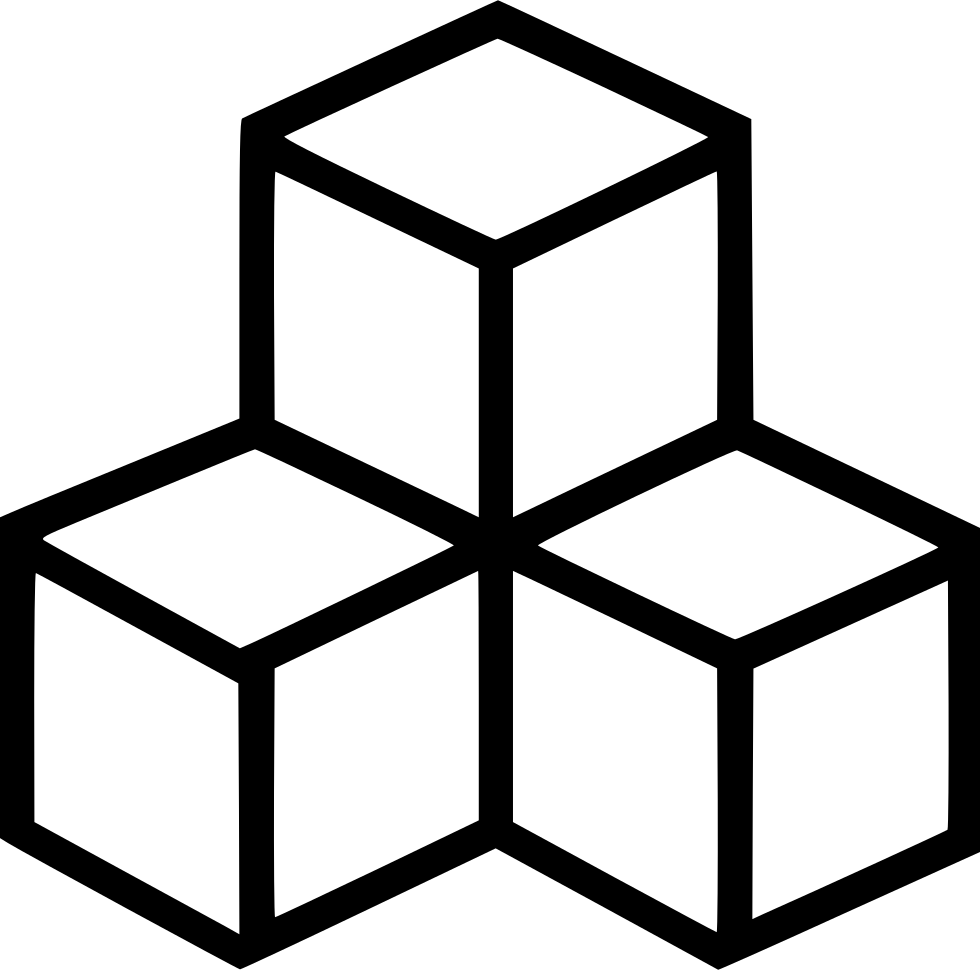
#> input picture learning 1/input.png, 980 x 970 px
$ python shape_counter.py --input input.png --output out.png
#> lines starting #> are read from the running program, lines starting #| are printed output that depends on the picture; after the words box and inside, x2 and y2 are one past the last pixel; in counts of white or black regions, pixels touching at a corner belong together
#Codeblock #1: Lines 1-20# import the necessary packages
import argparse
import imutils
import cv2

# construct the argument parser and parse the arguments
ap = argparse.ArgumentParser()
ap.add_argument("-i", "--input", required=True,
	help="path to input image")
ap.add_argument("-o", "--output", required=True,
	help="path to output image")
args = vars(ap.parse_args())

# load the input image from disk
image = cv2.imread(args["input"])
#> image is the input picture: shape (970, 980, 3); min 0, max 255, mean 198.6

# convert the image to grayscale, blur it, and threshold it
gray = cv2.cvtColor(image, cv2.COLOR_BGR2GRAY)
blurred = cv2.GaussianBlur(gray, (5,5), 0)
thresh = cv2.threshold(blurred, 60, 255, cv2.THRESH_BINARY)[1]
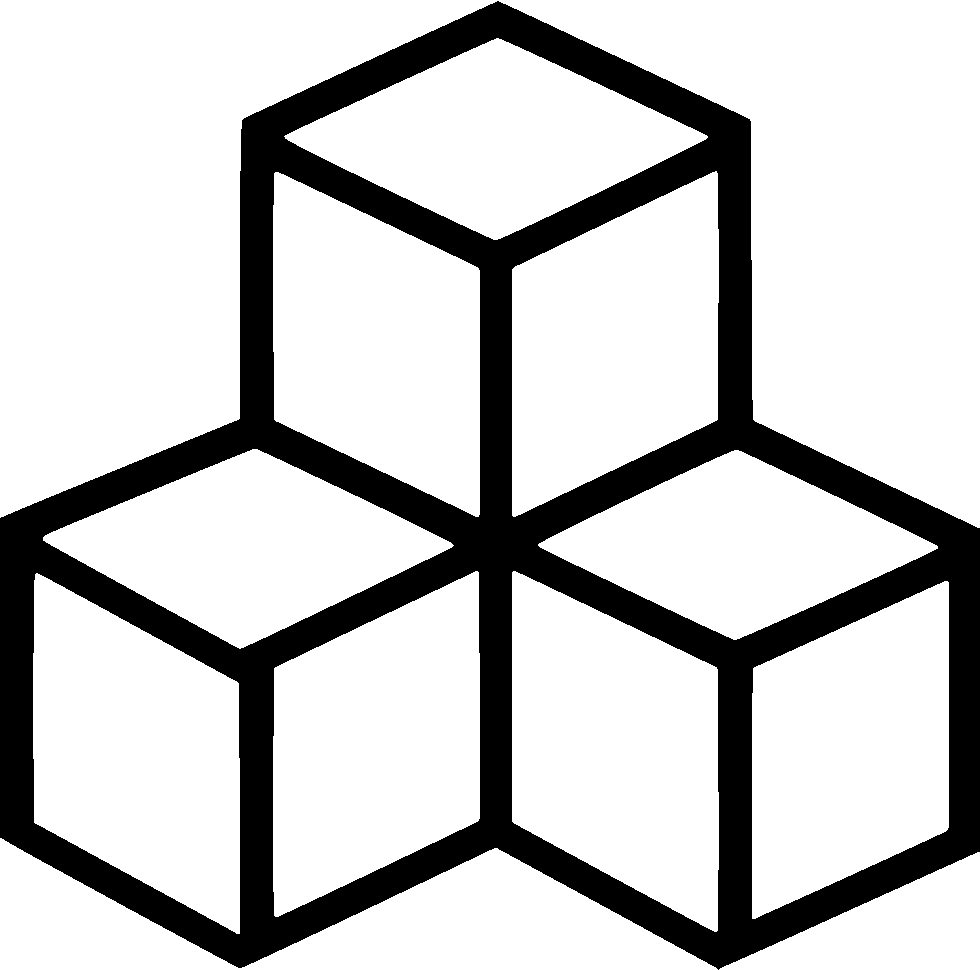
#> thresh: shape (970, 980); 78.8% white; 1 black region

# extract contours from the image
cnts = cv2.findContours(thresh.copy(), cv2.RETR_EXTERNAL,
	cv2.CHAIN_APPROX_SIMPLE)
#> cnts = 12 contours; largest, box (x1, y1, x2, y2) and area: (0, 0, 980, 528) 249884, (512, 571, 719, 932) 53110, (33, 573, 240, 934) 51455, (273, 571, 480, 917) 51420, (273, 172, 480, 517) 51272
cnts = imutils.grab_contours(cnts)

# loop over the contours and draw them on the input image
for c in cnts:
	cv2.drawContours(image, [c], -1, (0, 0, 255), 2)
#> this loop made 12 passes
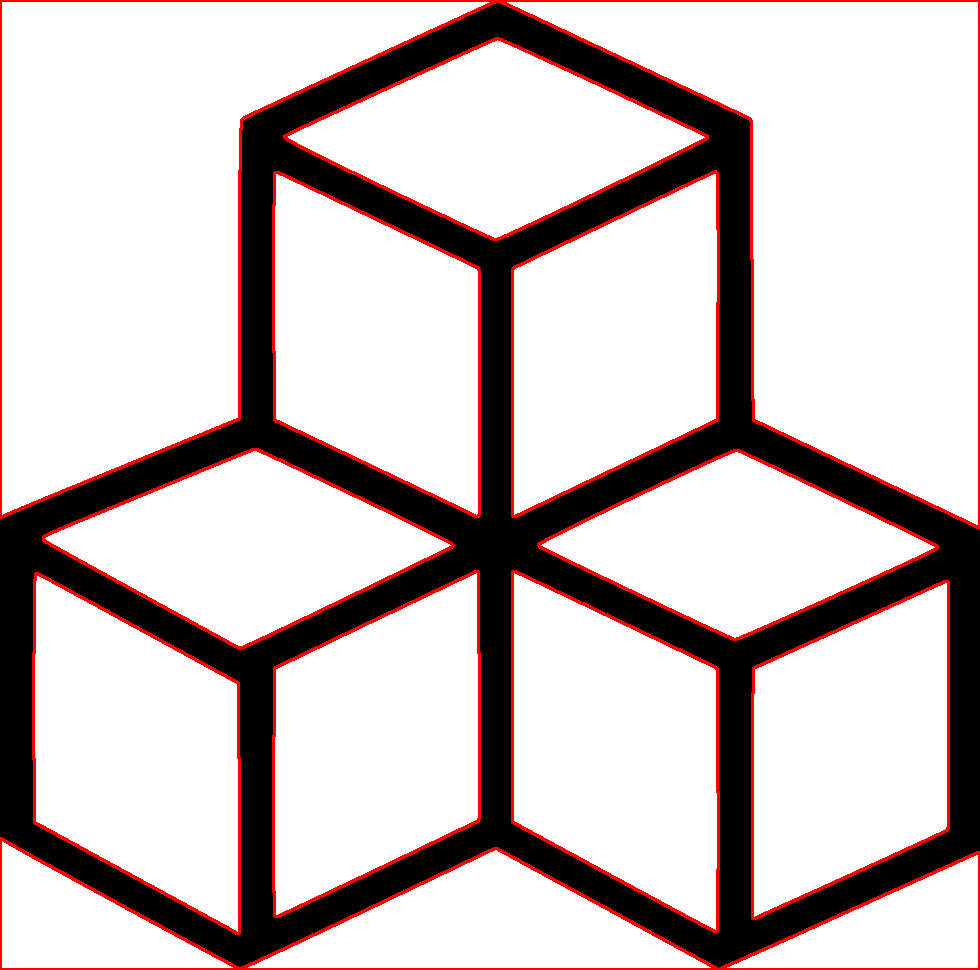
#> image: shape (970, 980, 3); 4.67% of pixels changed, all inside (x1, y1, x2, y2) = (0, 0, 980, 970)

# display the total number of shapes on the image
text = "I found {} total shapes".format(len(cnts))
#> text = 'I found 12 total shapes'
cv2.putText(image, text, (10, 20), cv2.FONT_HERSHEY_SIMPLEX, 0.5,
		(0, 0, 255), 2)
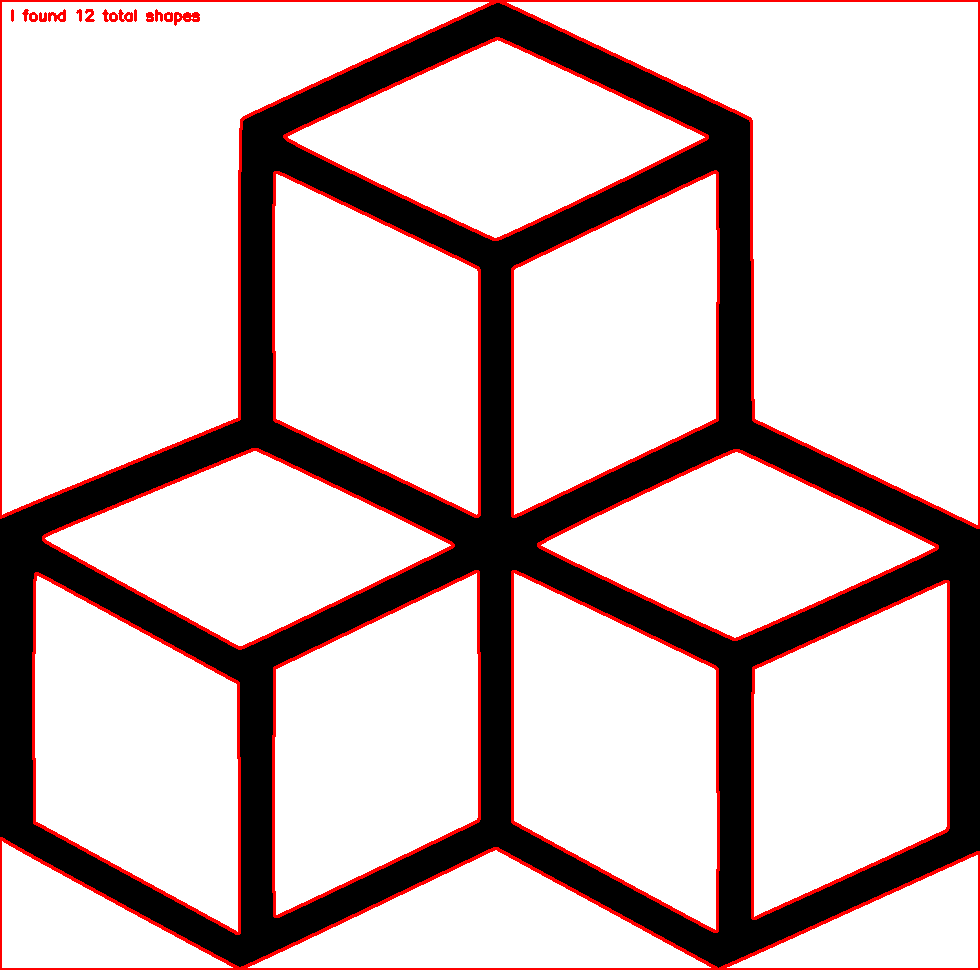
#> image: shape (970, 980, 3); 0.12% of pixels changed, all inside (x1, y1, x2, y2) = (11, 9, 200, 26)

# write the output image to disk
cv2.imwrite(args["output"], image)
